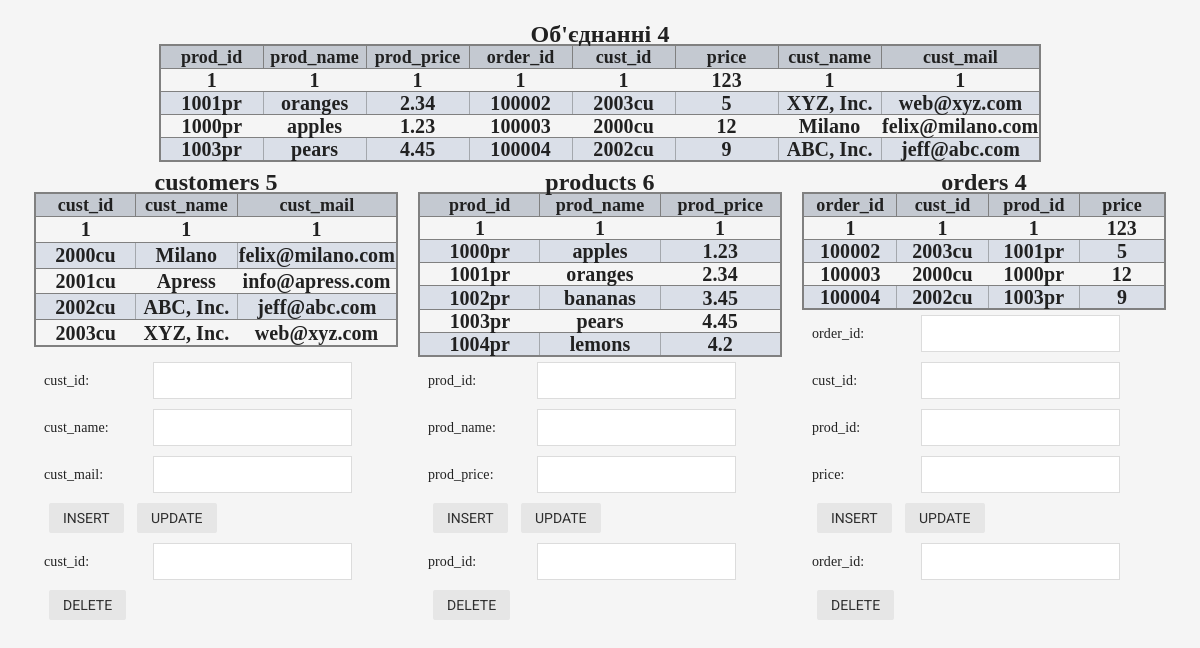
The page / on the database its author committed.
### tables this page shows
CREATE TABLE `orders` (
  `order_id` varchar(50) NOT NULL,
  `cust_id` varchar(50) NOT NULL,
  `prod_id` varchar(50) NOT NULL,
  `price` float NOT NULL
);

CREATE TABLE `products` (
  `prod_id` varchar(50) NOT NULL,
  `prod_name` varchar(100) NOT NULL,
  `prod_price` float NOT NULL
);

CREATE TABLE `customers` (
  `cust_id` varchar(50) NOT NULL,
  `cust_name` varchar(50) NOT NULL,
  `cust_mail` varchar(50) NOT NULL
);

### index.php (the view, shortened to what this page needs)
<?php
    require 'dbopen.php';
    $query = "SELECT * FROM products pr JOIN orders o ON pr.prod_id = o.prod_id join customers c on o.cust_id=c.cust_id";
    $resultObj = $connection->query($query);
    $ng=mysqli_num_rows($resultObj);
 ?>
<!DOCTYPE html>
<html>
<head>
    <link rel="stylesheet" type="text/css" href="assets\style.css">
    <link rel="stylesheet" type="text/css" href="assets\pure\buttons.css">
    <link rel="stylesheet" type="text/css" href="assets\zavoloklom.css">
</head>
<body>
<div id="main">
<div class="main-table">
    <table align="center">
        <caption>Об'єднанні <?=$ng?></caption>
        <thead>
            <tr>
                <th>prod_id</th>
                <th>prod_name</th>
                <th>prod_price</th>
                <th>order_id</th>
                <th>cust_id</th>
                <th>price</th>
                <th>cust_name</th>
                <th>cust_mail</th>
            </tr>
        </thead>
        <tbody>
            <?php while($row = $resultObj->fetch_assoc()) : ?>
                    <tr>
                    <td><?=$row['prod_id']?></td>
                    <td><?=$row['prod_name']?></td>
                    <td><?=$row['prod_price']?></td>
                    <td><?=$row['order_id']?></td>
                    <td><?=$row['cust_id']?></td>
                    <td><?=$row['price']?></td>
                    <td><?=$row['cust_name']?></td>
                    <td><?=$row['cust_mail']?></td>
                    </tr>
                <?php endwhile; ?>
        </tbody>
        </table>
</div>
<?php
    require 'dbopen.php';
    $querycust = "SELECT * FROM customers";
    $resultCust = $connection->query($querycust);
    $nc=mysqli_num_rows($resultCust);
    $queryprod = "SELECT * FROM products";
    $resultProd = $connection->query($queryprod);
    $np=mysqli_num_rows($resultProd);
    $queryord = "SELECT * FROM orders";
    $resultOrd = $connection->query($queryord);
    $no=mysqli_num_rows($resultOrd);
 ?>
<div class="megaflex">
<div class="second-table megaitem">
    <table class="item">
        <caption>customers <?=$nc?></caption>
        <thead>
            <tr>
                <th>cust_id</th>
                <th>cust_name</th>
                <th>cust_mail</th>
            </tr>
        </thead>
        <tbody>
            <?php while($row = $resultCust->fetch_assoc()) : ?>
                    <tr>
                    <td><?=$row["cust_id"]?></td>
                    <td><?=$row["cust_name"]?></td>
                    <td><?=$row["cust_mail"]?></td>
                    </tr>
                <?php endwhile; ?>
        </tbody>
        </table>
        <div class="item-form">
        <form  action="customers.php" method="get" accept-charset="utf-8">
            <span>cust_id: </span>
            <input type="text" name="operands[]"><br>
            <span>cust_name: </span>
            <input type="text" name="operands[]"><br>
            <span>cust_mail: </span>
            <input type="text" name="operands[]"><br>
            <button class="button-small pure-button" type="submit" name="operation" value="INSERT">INSERT</button>
            <button class="button-small pure-button" type="submit" name="operation" value="UPDATE">UPDATE</button> <br>
            <span>cust_id: </span>
            <input type="text" name="delid"><br>
            <button class="button-small pure-button" type="submit" name="operation" value="DELETE">DELETE</button> <br>
        </form>
        </div>
</div>
<div class="second-table megaitem">
    <table class="item">
        <caption>products <?=$np?></caption>
        <thead>
            <tr>
                <th>prod_id</th>
                <th>prod_name</th>
                <th>prod_price</th>
            </tr>
        </thead>
        <tbody>
            <?php while($row = $resultProd->fetch_assoc()) : ?>
                    <tr>
                    <td><?=$row["prod_id"]?></td>
                    <td><?=$row["prod_name"]?></td>
                    <td><?=$row["prod_price"]?></td>
                    </tr>
                <?php endwhile; ?>
        </tbody>
        </table>
        <form class="item-form" action="products.php" method="get" accept-charset="utf-8">
            <span>prod_id: </span>
            <input type="text" name="operands[]"><br>
            <span>prod_name: </span>
            <input type="text" name="operands[]"><br>
            <span>prod_price: </span>
            <input type="text" name="operands[]"><br>
            <button class="button-small pure-button" type="submit" name="operation" value="INSERT">INSERT</button>
            <button class="button-small pure-button" type="submit" name="operation" value="UPDATE">UPDATE</button> <br>
            <span>prod_id: </span>
            <input type="text" name="delid"><br>
            <button class="button-small pure-button" type="submit" name="operation" value="DELETE">DELETE</button> <br>
        </form>
</div>
<div class="second-table megaitem">
    <table class="item">
        <caption>orders <?=$no?></caption>
        <thead>
            <tr>
                <th>order_id</th>
                <th>cust_id</th>
                <th>prod_id</th>
                <th>price</th>
            </tr>
        </thead>
        <tbody>
            <?php while($row = $resultOrd->fetch_assoc()) : ?>
                    <tr>
                    <td><?=$row["order_id"]?></td>
                    <td><?=$row["cust_id"]?></td>
                    <td><?=$row["prod_id"]?></td>
                    <td><?=$row["price"]?></td>
                    </tr>
                <?php endwhile; ?>
        </tbody>
        </table>
        <form class="item-form" action="orders.php" method="get" accept-charset="utf-8">
            <span>order_id: </span>
            <input type="text" name="operands[]"><br>
            <span>cust_id: </span>
            <input type="text" name="operands[]"><br>
            <span>prod_id: </span>
            <input type="text" name="operands[]"><br>
            <span>price: </span>
            <input type="text" name="operands[]"><br>
            <button class="button-small pure-button" type="submit" name="operation" value="INSERT">INSERT</button>
            <button class="button-small pure-button" type="submit" name="operation" value="UPDATE">UPDATE</button> <br>
            <span>order_id: </span>
            <input type="text" name="delid"><br>
            <button class="button-small pure-button" type="submit" name="operation" value="DELETE">DELETE</button> <br>
        </form>
</div>
</div>
</body>
</html>

### assets/style.css (style rules this page uses)
table { font-family: "Times New Roman", "Lucida Sans Unicode", Sans-Serif; font-size: 20px; border-collapse: collapse; text-align: center; font-weight: 550; border: 2px solid grey; clear: both; float: left; }
table tr:nth-child(2n) { background-color: #dadfe8; border-left: 1px solid #a4a8ad; border-right: 1px solid #a4a8ad; }
table tr:nth-child(2n) td { border-left: 1px solid ; border-right: 1px solid #a4a8ad; color: #212121; }
td { color: #212121; border-top: 1px solid grey; border-bottom: 1px solid grey; border-left: 1px grey; border-right: 1px grey; width: 100px; }
th { font-size: 18px; background-color: #c4c9d1; border: 1px solid grey; color: #212121; }
caption { font-size: 24px; font-weight: bold; color: #212121; }
body { float: left; }
form { margin:10px; }
span { display: inline-block; width: 100px; font-family: "Georgia"; }
input { margin: 5px; }
.main-table { display: flex; margin: 0 auto; }
.second-table { display: flex; clear: both; float: left; flex-direction: column; flex: 1; }
.item { flex-grow: 1; }
.item-form { margin-top: auto; display: inline-block; }
.megaflex { display: flex; clear: both; float: left; flex-direction: row; }
.megaitem { order: <integer>; margin: 10px; }
input[type="text"] { padding: 10px; border: solid 1px #dcdcdc; transition: box-shadow 0.3s, border 0.3s; }
button { margin: 5px; }

### assets/pure/buttons.css (style rules this page uses)
.pure-button { display: inline-block; zoom: 1; line-height: normal; white-space: nowrap; vertical-align: middle; text-align: center; cursor: pointer; -webkit-user-drag: none; -webkit-user-select: none; -moz-user-select: none; -ms-user-select: none; user-select: none; box-sizing: border-box; }
.pure-button { font-family: inherit; font-size: 100%; padding: 0.5em 1em; color: #444; color: rgba(0, 0, 0, 0.80); border: 1px solid #999; border: none rgba(0, 0, 0, 0); background-color: #E6E6E6; text-decoration: none; border-radius: 2px; }

### assets/zavoloklom.css (style rules this page uses)
*, *:after, *:before { -webkit-box-sizing: border-box; -moz-box-sizing: border-box; box-sizing: border-box; }
html, body { position: relative; min-height: 100%; height: 100%; }
html { position: relative; overflow-x: hidden; margin: 16px; padding: 0; min-height: 100%; font-size: 62.5%; // For rem units support }
body { font-family: 'RobotoDraft', 'Roboto', 'Helvetica Neue, Helvetica, Arial', sans-serif; font-style: normal; font-weight: 300; font-size: 1.4rem; line-height: 2rem; letter-spacing: 0.01rem; color: #212121; background-color: #f5f5f5; // Font Rendering -webkit-font-smoothing: antialiased; -moz-osx-font-smoothing: grayscale; text-rendering: optimizeLegibility; }

### rows shown on the page
orders: prod "1", prod.prod_name "1", prod.prod_price "1", order_id "1", cust.cust_id "1", price "123", cust.cust_name "1", cust.cust_mail "1", cust "1"
orders: prod "1001pr", prod.prod_name "oranges", prod.prod_price "2.34", order_id "100002", cust.cust_id "2003cu", price "5", cust.cust_name "XYZ, Inc.", cust.cust_mail "web@xyz.com", cust "2003cu"
orders: prod "1000pr", prod.prod_name "apples", prod.prod_price "1.23", order_id "100003", cust.cust_id "2000cu", price "12", cust.cust_name "Milano", cust.cust_mail "felix@milano.com", cust "2000cu"
orders: prod "1003pr", prod.prod_name "pears", prod.prod_price "4.45", order_id "100004", cust.cust_id "2002cu", price "9", cust.cust_name "ABC, Inc.", cust.cust_mail "jeff@abc.com", cust "2002cu"
customers: cust_id "1", cust_name "1", cust_mail "1"
customers: cust_id "2000cu", cust_name "Milano", cust_mail "felix@milano.com"
customers: cust_id "2001cu", cust_name "Apress", cust_mail "info@apress.com"
customers: cust_id "2002cu", cust_name "ABC, Inc.", cust_mail "jeff@abc.com"
customers: cust_id "2003cu", cust_name "XYZ, Inc.", cust_mail "web@xyz.com"
products: prod_id "1", prod_name "1", prod_price "1"
products: prod_id "1000pr", prod_name "apples", prod_price "1.23"
products: prod_id "1001pr", prod_name "oranges", prod_price "2.34"
products: prod_id "1002pr", prod_name "bananas", prod_price "3.45"
products: prod_id "1003pr", prod_name "pears", prod_price "4.45"
products: prod_id "1004pr", prod_name "lemons", prod_price "4.2"

### other values the page prints
$ng "4"
$nc "5"
$np "6"
$no "4"
